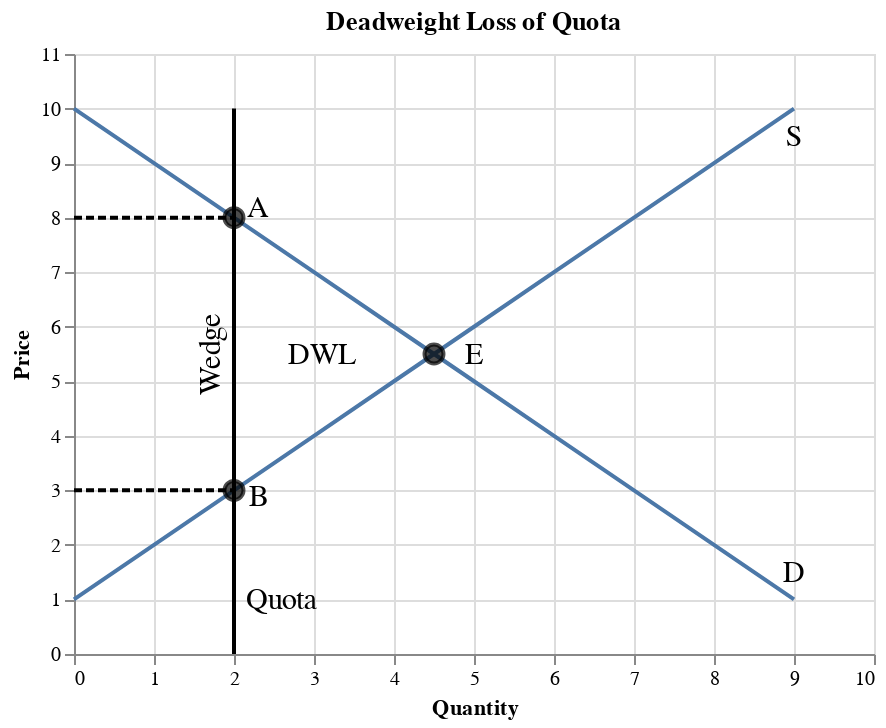

Notebook code for this chart:
### Markdown cell above
**Quota**

### Code cell
df_d = pd.DataFrame(data={'price': list(range(1, 11)),
                        'qd': list(range(9,-1,-1))
                       })

df_s = pd.DataFrame(data={'price': list(range(1, 11)),
                        'qs': list(range(0,10))
                       })

df_e = pd.DataFrame(data={'price': [5.5, 8, 3],
                        'q': [4.5, 2, 2]
                       })

fig_eq = alt.Chart(df_d).mark_line().encode(
    alt.X('qd', title='Quantity', scale=alt.Scale(domain=[0,10])),
    alt.Y('price', title='Price', scale=alt.Scale(domain=[0,11])),
) + alt.Chart(df_s).mark_line().encode(
    alt.X('qs', title='Quantity', scale=alt.Scale(domain=[0,10])),
    alt.Y('price', title='Price', scale=alt.Scale(domain=[0,11])),
) + alt.Chart(df_e).mark_point(size=90, color='black', fill='black').encode(
    x='q',
    y='price'
)

text1 = alt.Chart({'values':[{'x': 9, 'y': 1.5}]}).mark_text(
    text='D',
    fontSize=15
).encode(x='x:Q', y='y:Q')

text2 = alt.Chart({'values':[{'x': 9, 'y': 9.5}]}).mark_text(
    text='S',
    fontSize=15
).encode(x='x:Q', y='y:Q')

text3 = alt.Chart({'values':[{'x': 5, 'y': 5.5}]}).mark_text(
    text='E',
    fontSize=15
).encode(x='x:Q', y='y:Q')

text4 = alt.Chart({'values':[{'x': 2.3, 'y': 8.2}]}).mark_text(
    text='A',
    fontSize=15
).encode(x='x:Q', y='y:Q')

text5 = alt.Chart({'values':[{'x': 2.3, 'y': 2.9}]}).mark_text(
    text='B',
    fontSize=15
).encode(x='x:Q', y='y:Q')

text6 = alt.Chart({'values':[{'x': 2.6, 'y': 1}]}).mark_text(
    text='Quota',
    fontSize=15
).encode(x='x:Q', y='y:Q')

text7 = alt.Chart({'values':[{'x': 1.7, 'y': 5.5}]}).mark_text(
    text='Wedge',
    fontSize=15,
    angle=270
).encode(x='x:Q', y='y:Q')

text8 = alt.Chart({'values':[{'x': 3.1, 'y': 5.5}]}).mark_text(
    text='DWL',
    fontSize=15,
).encode(x='x:Q', y='y:Q')

df_v2 = pd.DataFrame(data={'price': [0, 10], 'q': [2, 2]})
fig_v2 = alt.Chart(df_v2).mark_line(color='black').encode(
    alt.X('q'),
    alt.Y('price')
)

df_h2 = pd.DataFrame(data={'price': [3, 3], 'q': [0, 2]})
fig_h2 = alt.Chart(df_h2).mark_line(color='black', strokeDash=[4, 2]).encode(
    alt.X('q'),
    alt.Y('price')
)

df_h3 = pd.DataFrame(data={'price': [8, 8], 'q': [0, 2]})
fig_h3 = alt.Chart(df_h3).mark_line(color='black', strokeDash=[4, 2]).encode(
    alt.X('q'),
    alt.Y('price')
)

(fig_eq + text1 + text2 + text3 + text4 + text5 + text6 + text7 + text8 + fig_v2 + fig_h2 + fig_h3).properties(title='Deadweight Loss of Quota')

### Figure 1 — Vega-Lite specification as saved in the notebook (floating-point values rounded to 4 significant figures)
{"config": {"view": {"continuousWidth": 400, "continuousHeight": 300}}, "layer": [{"data": {"name": "data-b52e021a0734944d4e2e38e1163d0639"}, "mark": "line", "encoding": {"x": {"type": "quantitative", "field": "qd", "scale": {"domain": [0, 10]}, "title": "Quantity"}, "y": {"type": "quantitative", "field": "price", "scale": {"domain": [0, 11]}, "title": "Price"}}}, {"data": {"name": "data-f4791e6d2c5433b743c328a8f6f72260"}, "mark": "line", "encoding": {"x": {"type": "quantitative", "field": "qs", "scale": {"domain": [0, 10]}, "title": "Quantity"}, "y": {"type": "quantitative", "field": "price", "scale": {"domain": [0, 11]}, "title": "Price"}}}, {"data": {"name": "data-5d5d368265f5c396ad0679a954c9dc1d"}, "mark": {"type": "point", "color": "black", "fill": "black", "size": 90}, "encoding": {"x": {"type": "quantitative", "field": "q"}, "y": {"type": "quantitative", "field": "price"}}}, {"data": {"name": "data-411b058143eb0c76546a59e0f2efbb64"}, "mark": {"type": "text", "fontSize": 15, "text": "D"}, "encoding": {"x": {"type": "quantitative", "field": "x"}, "y": {"type": "quantitative", "field": "y"}}}, {"data": {"name": "data-78eb422e47dc010e08ec7870329a9a72"}, "mark": {"type": "text", "fontSize": 15, "text": "S"}, "encoding": {"x": {"type": "quantitative", "field": "x"}, "y": {"type": "quantitative", "field": "y"}}}, {"data": {"name": "data-7e100178d0b30ff53f5f746e95732883"}, "mark": {"type": "text", "fontSize": 15, "text": "E"}, "encoding": {"x": {"type": "quantitative", "field": "x"}, "y": {"type": "quantitative", "field": "y"}}}, {"data": {"name": "data-f3909e06cc3d88f9bd7aecd4f27a0f9f"}, "mark": {"type": "text", "fontSize": 15, "text": "A"}, "encoding": {"x": {"type": "quantitative", "field": "x"}, "y": {"type": "quantitative", "field": "y"}}}, {"data": {"name": "data-fd6d734382dfbdc16c28f495d4eeb0c4"}, "mark": {"type": "text", "fontSize": 15, "text": "B"}, "encoding": {"x": {"type": "quantitative", "field": "x"}, "y": {"type": "quantitative", "field": "y"}}}, {"data": {"name": "data-216d1e5fcb02673249565b947b17b87f"}, "mark": {"type": "text", "fontSize": 15, "text": "Quota"}, "encoding": {"x": {"type": "quantitative", "field": "x"}, "y": {"type": "quantitative", "field": "y"}}}, {"data": {"name": "data-7949bf3eb0c9a3b2166f9ff6e8ee514c"}, "mark": {"type": "text", "angle": 270, "fontSize": 15, "text": "Wedge"}, "encoding": {"x": {"type": "quantitative", "field": "x"}, "y": {"type": "quantitative", "field": "y"}}}, {"data": {"name": "data-f890c37a92a92766230b7da707310000"}, "mark": {"type": "text", "fontSize": 15, "text": "DWL"}, "encoding": {"x": {"type": "quantitative", "field": "x"}, "y": {"type": "quantitative", "field": "y"}}}, {"data": {"name": "data-0d4b318712cfc2af6b5fbe60c5e43b92"}, "mark": {"type": "line", "color": "black"}, "encoding": {"x": {"type": "quantitative", "field": "q"}, "y": {"type": "quantitative", "field": "price"}}}, {"data": {"name": "data-bff9bb307618da3a42de005cd5cbf56d"}, "mark": {"type": "line", "color": "black", "strokeDash": [4, 2]}, "encoding": {"x": {"type": "quantitative", "field": "q"}, "y": {"type": "quantitative", "field": "price"}}}, {"data": {"name": "data-ce21956125fea2347f64e9be5cabff06"}, "mark": {"type": "line", "color": "black", "strokeDash": [4, 2]}, "encoding": {"x": {"type": "quantitative", "field": "q"}, "y": {"type": "quantitative", "field": "price"}}}], "title": "Deadweight Loss of Quota", "$schema": "https://vega.github.io/schema/vega-lite/v4.8.1.json", "datasets": {"data-b52e021a0734944d4e2e38e1163d0639": [{"price": 1, "qd": 9}, {"price": 2, "qd": 8}, {"price": 3, "qd": 7}, {"price": 4, "qd": 6}, {"price": 5, "qd": 5}, {"price": 6, "qd": 4}, {"price": 7, "qd": 3}, {"price": 8, "qd": 2}, {"price": 9, "qd": 1}, {"price": 10, "qd": 0}], "data-f4791e6d2c5433b743c328a8f6f72260": [{"price": 1, "qs": 0}, {"price": 2, "qs": 1}, {"price": 3, "qs": 2}, {"price": 4, "qs": 3}, {"price": 5, "qs": 4}, {"price": 6, "qs": 5}, {"price": 7, "qs": 6}, {"price": 8, "qs": 7}, {"price": 9, "qs": 8}, {"price": 10, "qs": 9}], "data-5d5d368265f5c396ad0679a954c9dc1d": [{"price": 5.5, "q": 4.5}, {"price": 8.0, "q": 2.0}, {"price": 3.0, "q": 2.0}], "data-411b058143eb0c76546a59e0f2efbb64": [{"x": 9, "y": 1.5}], "data-78eb422e47dc010e08ec7870329a9a72": [{"x": 9, "y": 9.5}], "data-7e100178d0b30ff53f5f746e95732883": [{"x": 5, "y": 5.5}], "data-f3909e06cc3d88f9bd7aecd4f27a0f9f": [{"x": 2.3, "y": 8.2}], "data-fd6d734382dfbdc16c28f495d4eeb0c4": [{"x": 2.3, "y": 2.9}], "data-216d1e5fcb02673249565b947b17b87f": [{"x": 2.6, "y": 1}], "data-7949bf3eb0c9a3b2166f9ff6e8ee514c": [{"x": 1.7, "y": 5.5}], "data-f890c37a92a92766230b7da707310000": [{"x": 3.1, "y": 5.5}], "data-0d4b318712cfc2af6b5fbe60c5e43b92": [{"price": 0, "q": 2}, {"price": 10, "q": 2}], "data-bff9bb307618da3a42de005cd5cbf56d": [{"price": 3, "q": 0}, {"price": 3, "q": 2}], "data-ce21956125fea2347f64e9be5cabff06": [{"price": 8, "q": 0}, {"price": 8, "q": 2}]}}
